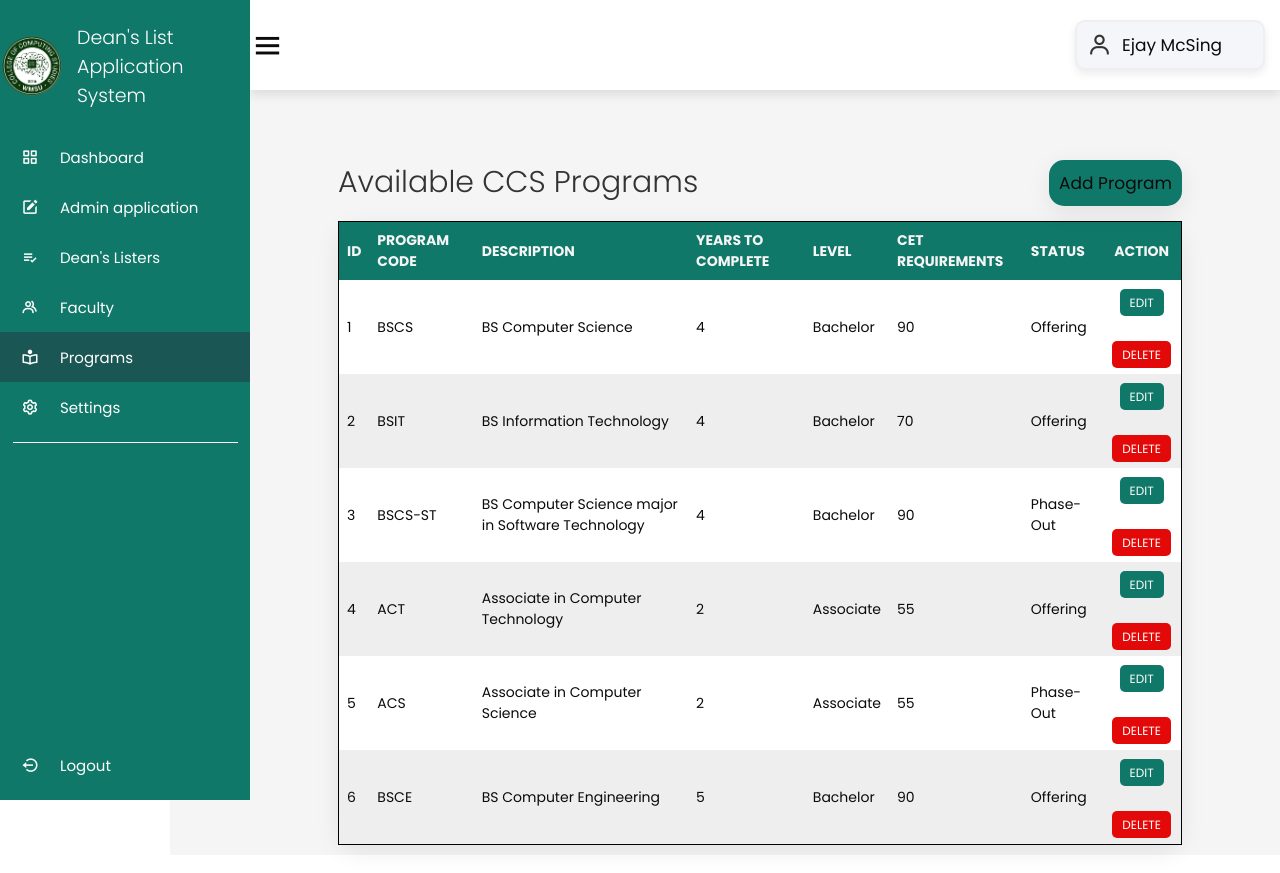
Before: /programs/programs.php (signed in) with the older database file.
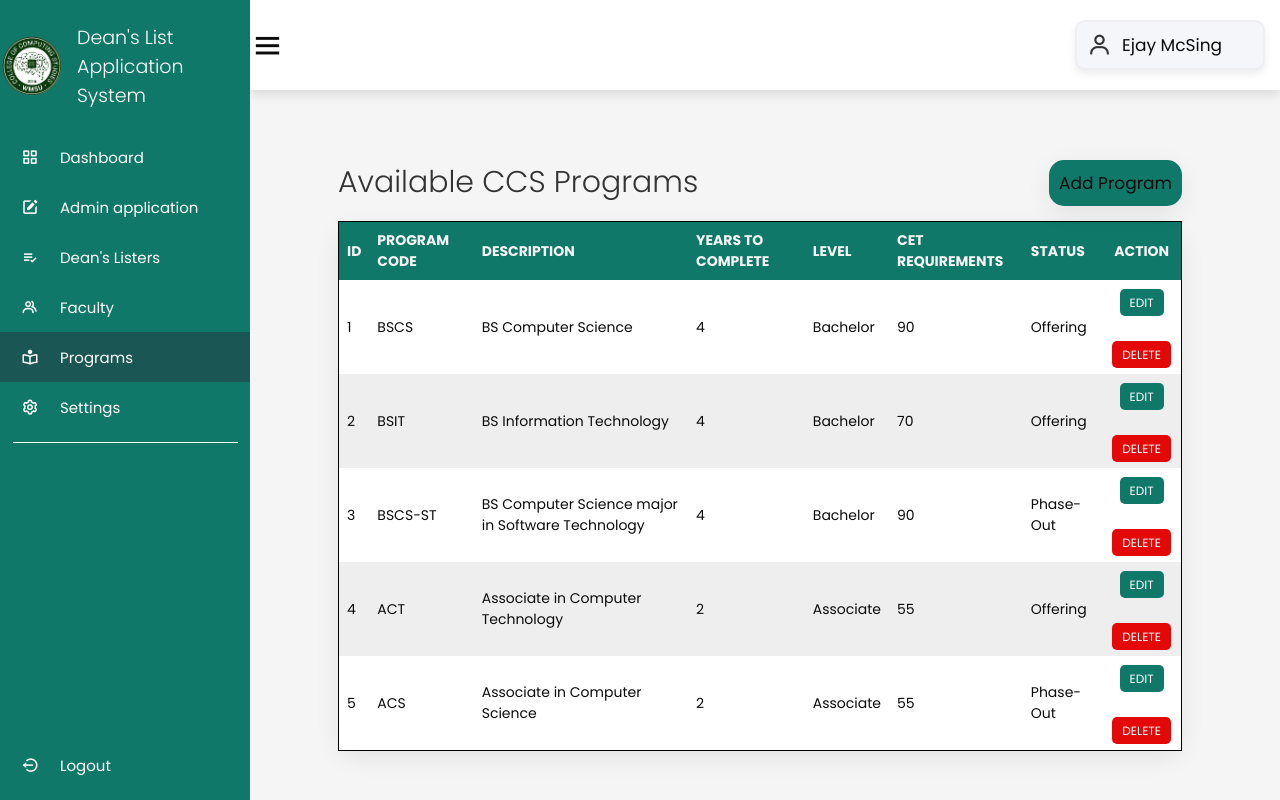
After: the same page with the newer database file.
### tables this page shows
CREATE TABLE `programs` (
  `id` int(11) NOT NULL,
  `code` varchar(255) NOT NULL,
  `description` varchar(255) NOT NULL,
  `years` int(11) NOT NULL,
  `level` varchar(255) NOT NULL,
  `cet` double NOT NULL,
  `status` varchar(20) NOT NULL,
  `created_at` timestamp NOT NULL DEFAULT current_timestamp(),
  `updated_at` timestamp NOT NULL DEFAULT current_timestamp() ON UPDATE current_timestamp()
);

### class/program.class.php (called while the page is built, shortened)
<?php
require_once 'database.php';
Class Program{
    protected $db;
    function __construct()
    {
        $this->db = new Database();
    }
    function show(){
        $sql = "SELECT * FROM programs ORDER BY id ASC;";
        $query=$this->db->connect()->prepare($sql);
        if($query->execute()){
            $data = $query->fetchAll();
        }
        return $data;
    }
}
?>

### class/database.php (called while the page is built)
<?php
class Database{
    private $host = 'localhost';
    private $database = 'deanslist';
    private $username = 'root';
    private $password = '';
    protected $connection;
    function connect(){
        try
			{
				$this->connection = new PDO("mysql:host=$this->host;dbname=$this->database",
											$this->username, $this->password);
			}
			catch (PDOException $e)
			{
				echo "Connection error " . $e->getMessage();
			}
        return $this->connection;
    }
}
?>

### programs/programs.php (the view, shortened to what the changed rows need)
<!DOCTYPE html>
<html lang="en">
<head>
    <link rel="stylesheet" href="https://cdn.jsdelivr.net/npm/boxicons@latest/css/boxicons.min.css">
    <link href="../css/style.css" rel="stylesheet">
    <link rel="stylesheet" href="//code.jquery.com/ui/1.13.2/themes/base/jquery-ui.css">
</head>
<body>
    <section class="home-section">
        <div class="home-content">
        <div class="table-container">
            <br>
            <table class="table">
                <thead>
                    <tr>
                        <th>ID</th>
                        <th>Program Code</th>
                        <th>Description</th>
                        <th>Years to Complete</th>
                        <th>Level</th>
                        <th>CET Requirements</th>
                        <th>Status</th>
                        <?php
                            if($_SESSION['user_type'] == 'admin'){
                        ?>
                            <th class="action">Action</th>
                        <?php
                            }
                        ?>
                    </tr>
                </thead>
                <tbody>
                    <?php
                        require_once '../class/program.class.php';
                        $program = new Program();
                        $i = 1;
                        foreach ($program->show() as $value){
                    ?>
                        <tr>
                            <td><?php echo $i ?></td>
                            <td><?php echo $value['code']?></td>
                            <td><?php echo $value['description'] ?></td>
                            <td><?php echo $value['years'] ?></td>
                            <td><?php echo $value['level'] ?></td>
                            <td><?php echo $value['cet'] ?></td>
                            <td><?php echo $value['status'] ?></td>
                            <?php
                                if($_SESSION['user_type'] == 'admin'){
                            ?>
                                <td>
                                    <div class="action">
                                        <a class="action-edit" href="editprogram.php?id=<?php echo $value['id'] ?>">Edit</a>
                                        <br></br><a class="action-delete" href="deleteprogram.php?id=<?php echo $value['id'] ?>">Delete</a>
                                    </div>
                                </td>
                            <?php
                                }
                            ?>
                        </tr>
                    <?php
                        $i++;
                    }
                    ?>
                </tbody>
            </table>
        </div>
        </div>
    </section>
</body>
</html>

Changed rows visible on the page:
removed programs: code "BSCE", description "BS Computer Engineering", years "5", level "Bachelor", cet "90", status "Offering"
